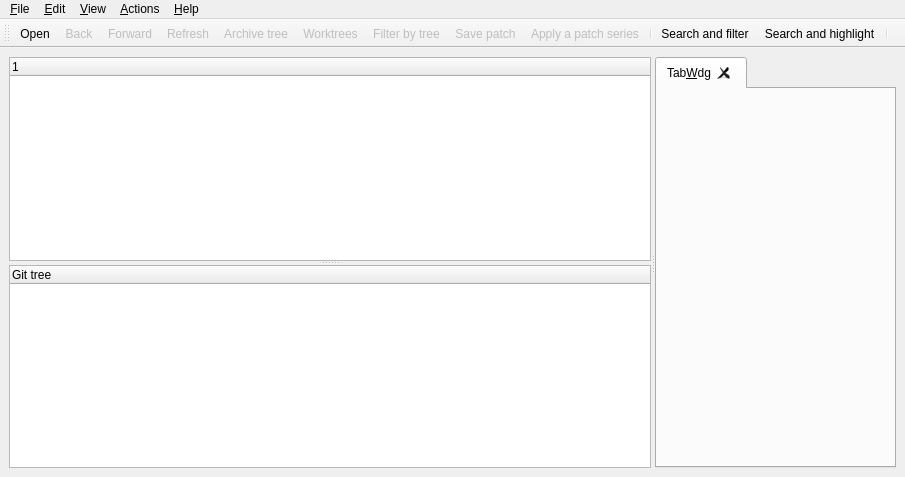
 <widget class="QMainWindow" name="MainBase">
  <property name="geometry">
   <rect>
    <x>0</x>
    <y>0</y>
    <width>905</width>
    <height>477</height>
   </rect>
  </property>
  <property name="acceptDrops">
   <bool>true</bool>
  </property>
  <property name="windowTitle">
   <string>QGit</string>
  </property>
  <property name="windowIcon">
   <iconset resource="icons.qrc">
    <normaloff>:/icons/resources/qgit.svg</normaloff>:/icons/resources/qgit.svg</iconset>
  </property>
  <widget class="QWidget" name="widget">
   <layout class="QHBoxLayout">
    <property name="spacing">
     <number>6</number>
    </property>
    <property name="leftMargin">
     <number>9</number>
    </property>
    <property name="topMargin">
     <number>9</number>
    </property>
    <property name="rightMargin">
     <number>9</number>
    </property>
    <property name="bottomMargin">
     <number>9</number>
    </property>
    <item>
     <widget class="QSplitter" name="treeSplitter">
      <property name="orientation">
       <enum>Qt::Orientation::Horizontal</enum>
      </property>
      <widget class="QSplitter" name="leftSplitter">
       <property name="orientation">
        <enum>Qt::Orientation::Vertical</enum>
       </property>
       <widget class="WorktreeView" name="worktreeView"/>
      <widget class="TreeView" name="treeView">
       <property name="contextMenuPolicy">
        <enum>Qt::ContextMenuPolicy::CustomContextMenu</enum>
       </property>
       <property name="selectionMode">
        <enum>QAbstractItemView::SelectionMode::ExtendedSelection</enum>
       </property>
       <property name="rootIsDecorated">
        <bool>false</bool>
       </property>
       <property name="columnCount">
        <number>1</number>
       </property>
       <column>
        <property name="text">
         <string>Git tree</string>
        </property>
       </column>
      </widget>
      </widget>
      <widget class="QTabWidget" name="tabWdg">
       <property name="tabsClosable">
        <bool>true</bool>
       </property>
       <widget class="QWidget" name="TabWdg">
        <attribute name="title">
         <string>Tab&amp;Wdg</string>
        </attribute>
       </widget>
      </widget>
     </widget>
    </item>
   </layout>
  </widget>
  <widget class="QToolBar" name="toolBar">
   <property name="windowTitle">
    <string>Toolbar</string>
   </property>
   <property name="orientation">
    <enum>Qt::Orientation::Horizontal</enum>
   </property>
   <property name="iconSize">
    <size>
     <width>16</width>
     <height>16</height>
    </size>
   </property>
   <attribute name="toolBarArea">
    <enum>TopToolBarArea</enum>
   </attribute>
   <attribute name="toolBarBreak">
    <bool>false</bool>
   </attribute>
   <addaction name="ActOpenRepo"/>
   <addaction name="ActBack"/>
   <addaction name="ActForward"/>
   <addaction name="ActRefresh"/>
   <addaction name="ActShowTree"/>
   <addaction name="ActShowWorktrees"/>
   <addaction name="ActFilterTree"/>
   <addaction name="ActMailFormatPatch"/>
   <addaction name="ActMailApplyPatch"/>
   <addaction name="separator"/>
   <addaction name="ActSearchAndFilter"/>
   <addaction name="ActSearchAndHighlight"/>
   <addaction name="separator"/>
  </widget>
  <widget class="QMenuBar" name="MenuBarEditor">
   <property name="geometry">
    <rect>
     <x>0</x>
     <y>0</y>
     <width>905</width>
     <height>34</height>
    </rect>
   </property>
   <widget class="QMenu" name="Help">
    <property name="title">
     <string>&amp;Help</string>
    </property>
    <addaction name="ActHelp"/>
    <addaction name="ActAbout"/>
   </widget>
   <widget class="QMenu" name="File">
    <property name="title">
     <string>&amp;File</string>
    </property>
    <property name="separatorsCollapsible">
     <bool>true</bool>
    </property>
    <addaction name="ActOpenRepo"/>
    <addaction name="ActOpenRepoNewWindow"/>
    <addaction name="ActRefresh"/>
    <addaction name="ActSaveFile"/>
    <addaction name="ActMailFormatPatch"/>
    <addaction name="ActMailApplyPatch"/>
    <addaction name="separator"/>
    <addaction name="ActClose"/>
    <addaction name="ActExit"/>
    <addaction name="separator"/>
   </widget>
   <widget class="QMenu" name="Edit">
    <property name="title">
     <string>&amp;Edit</string>
    </property>
    <addaction name="ActCommit"/>
    <addaction name="ActAmend"/>
    <addaction name="ActCheckout"/>
    <addaction name="ActCreateWorktree"/>
    <addaction name="ActBranch"/>
    <addaction name="ActTag"/>
    <addaction name="ActDelete"/>
    <addaction name="ActPush"/>
    <addaction name="ActPop"/>
    <addaction name="separator"/>
    <addaction name="ActFind"/>
    <addaction name="ActFindNext"/>
    <addaction name="separator"/>
    <addaction name="ActSettings"/>
   </widget>
   <widget class="QMenu" name="Actions">
    <property name="title">
     <string>&amp;Actions</string>
    </property>
    <addaction name="ActCustomActionSetup"/>
   </widget>
   <widget class="QMenu" name="View">
    <property name="title">
     <string>&amp;View</string>
    </property>
    <addaction name="ActBack"/>
    <addaction name="ActForward"/>
    <addaction name="separator"/>
    <addaction name="ActRangeDlg"/>
    <addaction name="separator"/>
    <addaction name="ActCheckWorkDir"/>
    <addaction name="ActMarkDiffToSha"/>
    <addaction name="separator"/>
    <addaction name="ActViewRev"/>
    <addaction name="ActViewDiff"/>
    <addaction name="ActViewDiffNewTab"/>
    <addaction name="ActViewFile"/>
    <addaction name="ActViewFileNewTab"/>
    <addaction name="ActExternalDiff"/>
    <addaction name="ActExternalEditor"/>
    <addaction name="ActShowTree"/>
    <addaction name="ActShowWorktrees"/>
    <addaction name="ActSplitView"/>
    <addaction name="ActToggleLogsDiff"/>
    <addaction name="ActShowDescHeader"/>
    <addaction name="ActFilterTree"/>
   </widget>
   <addaction name="File"/>
   <addaction name="Edit"/>
   <addaction name="View"/>
   <addaction name="Actions"/>
   <addaction name="separator"/>
   <addaction name="Help"/>
  </widget>
  <action name="ActOpenRepo">
   <property name="icon">
    <iconset theme="document-open-folder" resource="icons.qrc">
     <normaloff>:/icons/resources/folder.svg</normaloff>:/icons/resources/folder.svg</iconset>
   </property>
   <property name="text">
    <string>&amp;Open...</string>
   </property>
   <property name="iconText">
    <string>Open</string>
   </property>
   <property name="shortcut">
    <string>Ctrl+O</string>
   </property>
  </action>
  <action name="ActExit">
   <property name="icon">
    <iconset theme="application-exit"/>
   </property>
   <property name="text">
    <string>E&amp;xit</string>
   </property>
   <property name="iconText">
    <string>Exit</string>
   </property>
   <property name="shortcut">
    <string>Ctrl+Q</string>
   </property>
  </action>
  <action name="ActAbout">
   <property name="icon">
    <iconset resource="icons.qrc">
     <normaloff>:/icons/resources/qgit.svg</normaloff>:/icons/resources/qgit.svg</iconset>
   </property>
   <property name="text">
    <string>&amp;About QGit</string>
   </property>
   <property name="iconText">
    <string>About</string>
   </property>
   <property name="shortcut">
    <string/>
   </property>
  </action>
  <action name="ActMailFormatPatch">
   <property name="enabled">
    <bool>false</bool>
   </property>
   <property name="icon">
    <iconset theme="mail-send" resource="icons.qrc">
     <normaloff>:/icons/resources/document-save.svg</normaloff>:/icons/resources/document-save.svg</iconset>
   </property>
   <property name="text">
    <string>&amp;Save patch...</string>
   </property>
   <property name="iconText">
    <string>Save patch</string>
   </property>
   <property name="toolTip">
    <string>Save a patch series to be sent by e-mail</string>
   </property>
  </action>
  <action name="ActHelp">
   <property name="icon">
    <iconset theme="help-contents" resource="icons.qrc">
     <normaloff>:/icons/resources/question.svg</normaloff>:/icons/resources/question.svg</iconset>
   </property>
   <property name="text">
    <string>QGit ha&amp;ndbook</string>
   </property>
   <property name="iconText">
    <string>Handbook</string>
   </property>
   <property name="shortcut">
    <string>F1</string>
   </property>
  </action>
  <action name="ActSettings">
   <property name="icon">
    <iconset theme="configure" resource="icons.qrc">
     <normaloff>:/icons/resources/configure.svg</normaloff>:/icons/resources/configure.svg</iconset>
   </property>
   <property name="text">
    <string>&amp;Settings...</string>
   </property>
   <property name="iconText">
    <string>Settings</string>
   </property>
   <property name="menuRole">
    <enum>QAction::MenuRole::PreferencesRole</enum>
   </property>
  </action>
  <action name="ActCommit">
   <property name="enabled">
    <bool>false</bool>
   </property>
   <property name="icon">
    <iconset resource="icons.qrc">
     <normaloff>:/icons/resources/svn-commit.svg</normaloff>:/icons/resources/svn-commit.svg</iconset>
   </property>
   <property name="text">
    <string>&amp;Commit...</string>
   </property>
   <property name="iconText">
    <string>Commit</string>
   </property>
   <property name="toolTip">
    <string>Commit changes</string>
   </property>
   <property name="shortcut">
    <string>#</string>
   </property>
  </action>
  <action name="ActTag">
   <property name="enabled">
    <bool>false</bool>
   </property>
   <property name="icon">
    <iconset theme="tag"/>
   </property>
   <property name="text">
    <string>Make &amp;tag...</string>
   </property>
   <property name="iconText">
    <string>Make tag</string>
   </property>
   <property name="toolTip">
    <string>Tag selected revision</string>
   </property>
   <property name="shortcut">
    <string>Ctrl+T</string>
   </property>
  </action>
  <action name="ActOpenRepoNewWindow">
   <property name="icon">
    <iconset theme="window-new"/>
   </property>
   <property name="text">
    <string>Open in a &amp;new window...</string>
   </property>
   <property name="iconText">
    <string>Open in a &amp;new window</string>
   </property>
   <property name="shortcut">
    <string>Ctrl+N</string>
   </property>
  </action>
  <action name="ActClose">
   <property name="icon">
    <iconset theme="window-close"/>
   </property>
   <property name="text">
    <string>&amp;Close</string>
   </property>
   <property name="iconText">
    <string>Close</string>
   </property>
   <property name="shortcut">
    <string>Ctrl+W</string>
   </property>
  </action>
  <action name="ActMailApplyPatch">
   <property name="enabled">
    <bool>false</bool>
   </property>
   <property name="icon">
    <iconset theme="mail-receive" resource="icons.qrc">
     <normaloff>:/icons/resources/text-x-patch.svg</normaloff>:/icons/resources/text-x-patch.svg</iconset>
   </property>
   <property name="text">
    <string>Apply &amp;patch...</string>
   </property>
   <property name="iconText">
    <string>Apply a patch series</string>
   </property>
  </action>
  <action name="ActPush">
   <property name="enabled">
    <bool>false</bool>
   </property>
   <property name="text">
    <string>&amp;Push patch</string>
   </property>
   <property name="iconText">
    <string>Push patch</string>
   </property>
   <property name="toolTip">
    <string>Push this patch on StGIT stack</string>
   </property>
   <property name="shortcut">
    <string>PgUp</string>
   </property>
  </action>
  <action name="ActPop">
   <property name="enabled">
    <bool>false</bool>
   </property>
   <property name="text">
    <string>P&amp;op patch</string>
   </property>
   <property name="iconText">
    <string>Pop patch</string>
   </property>
   <property name="toolTip">
    <string>Pop patches from StGIT stack until this one included</string>
   </property>
   <property name="shortcut">
    <string>PgDown</string>
   </property>
  </action>
  <action name="ActRefresh">
   <property name="enabled">
    <bool>false</bool>
   </property>
   <property name="icon">
    <iconset theme="view-refresh" resource="icons.qrc">
     <normaloff>:/icons/resources/view-refresh.svg</normaloff>:/icons/resources/view-refresh.svg</iconset>
   </property>
   <property name="iconText">
    <string>Refresh</string>
   </property>
   <property name="toolTip">
    <string>Refresh view (F5)</string>
   </property>
   <property name="shortcut">
    <string>F5</string>
   </property>
  </action>
  <action name="ActViewDiff">
   <property name="enabled">
    <bool>false</bool>
   </property>
   <property name="text">
    <string>View &amp;patch</string>
   </property>
   <property name="iconText">
    <string>View patch</string>
   </property>
   <property name="toolTip">
    <string>Double click on revision log as a shortcut</string>
   </property>
   <property name="statusTip">
    <string>Double click on revision log as a shortcut</string>
   </property>
   <property name="shortcut">
    <string>Ctrl+P</string>
   </property>
  </action>
  <action name="ActViewFile">
   <property name="enabled">
    <bool>false</bool>
   </property>
   <property name="text">
    <string>Vie&amp;w file</string>
   </property>
   <property name="iconText">
    <string>View file</string>
   </property>
   <property name="toolTip">
    <string>Double click on file name as a shortcut</string>
   </property>
   <property name="statusTip">
    <string>Double click on file name as a shortcut</string>
   </property>
   <property name="shortcut">
    <string>Ctrl+A</string>
   </property>
  </action>
  <action name="ActSaveFile">
   <property name="enabled">
    <bool>false</bool>
   </property>
   <property name="icon">
    <iconset theme="document-save-as"/>
   </property>
   <property name="text">
    <string>Save file &amp;as...</string>
   </property>
   <property name="iconText">
    <string>Save file as...</string>
   </property>
   <property name="toolTip">
    <string>Save selected file</string>
   </property>
   <property name="shortcut">
    <string>Ctrl+S</string>
   </property>
  </action>
  <action name="ActFilterTree">
   <property name="checkable">
    <bool>true</bool>
   </property>
   <property name="enabled">
    <bool>false</bool>
   </property>
   <property name="icon">
    <iconset theme="tools-wizard" resource="icons.qrc">
     <normaloff>:/icons/resources/autocorrection.svg</normaloff>:/icons/resources/autocorrection.svg</iconset>
   </property>
   <property name="text">
    <string>To&amp;ggle filter by tree</string>
   </property>
   <property name="iconText">
    <string>Filter by tree</string>
   </property>
   <property name="toolTip">
    <string>Filter by tree selection, multiple selections allowed</string>
   </property>
  </action>
  <action name="ActShowTree">
   <property name="checkable">
    <bool>true</bool>
   </property>
   <property name="enabled">
    <bool>false</bool>
   </property>
   <property name="icon">
    <iconset theme="view-list-tree" resource="icons.qrc">
     <normaloff>:/icons/resources/view-list-tree.svg</normaloff>:/icons/resources/view-list-tree.svg</iconset>
   </property>
   <property name="text">
    <string>&amp;Toggle tree view</string>
   </property>
   <property name="iconText">
    <string>Archive tree</string>
   </property>
   <property name="toolTip">
    <string>Toggle tree view (T)</string>
   </property>
   <property name="shortcut">
    <string>T</string>
   </property>
  </action>
  <action name="ActShowWorktrees">
   <property name="checkable">
    <bool>true</bool>
   </property>
   <property name="enabled">
    <bool>false</bool>
   </property>
   <property name="icon">
    <iconset theme="vcs-branch" resource="icons.qrc">
     <normaloff>:/icons/resources/vcs-branch.svg</normaloff>:/icons/resources/vcs-branch.svg</iconset>
   </property>
   <property name="text">
    <string>Show &amp;worktrees</string>
   </property>
   <property name="iconText">
    <string>Worktrees</string>
   </property>
   <property name="toolTip">
    <string>Toggle worktrees view (W)</string>
   </property>
   <property name="shortcut">
    <string>W</string>
   </property>
  </action>
  <action name="ActDelete">
   <property name="enabled">
    <bool>false</bool>
   </property>
   <property name="icon">
    <iconset theme="edit-delete"/>
   </property>
   <property name="text">
    <string>&amp;Delete references...</string>
   </property>
   <property name="iconText">
    <string>Delete tag</string>
   </property>
   <property name="toolTip">
    <string>Remove selected reference names</string>
   </property>
  </action>
  <action name="ActCheckWorkDir">
   <property name="checkable">
    <bool>true</bool>
   </property>
   <property name="enabled">
    <bool>false</bool>
   </property>
   <property name="icon">
    <iconset theme="folder-sync"/>
   </property>
   <property name="text">
    <string>&amp;Check working directory</string>
   </property>
   <property name="iconText">
    <string>Check working dir</string>
   </property>
   <property name="toolTip">
    <string>Check working directory</string>
   </property>
  </action>
  <action name="ActMarkDiffToSha">
   <property name="text">
    <string>&amp;Mark for diff</string>
   </property>
   <property name="iconText">
    <string>Mark for diff</string>
   </property>
   <property name="toolTip">
    <string>Mark selected revision to diff against</string>
   </property>
  </action>
  <action name="ActExternalDiff">
   <property name="enabled">
    <bool>false</bool>
   </property>
   <property name="text">
    <string>E&amp;xternal diff...</string>
   </property>
   <property name="iconText">
    <string>Launch external diff viewer</string>
   </property>
   <property name="shortcut">
    <string>Ctrl+D</string>
   </property>
  </action>
  <action name="ActExternalEditor">
   <property name="enabled">
    <bool>false</bool>
   </property>
   <property name="text">
    <string>External &amp;editor...</string>
   </property>
   <property name="iconText">
    <string>Launch external editor</string>
   </property>
   <property name="shortcut">
    <string>Ctrl+E</string>
   </property>
  </action>
  <action name="ActViewRev">
   <property name="enabled">
    <bool>false</bool>
   </property>
   <property name="text">
    <string>&amp;View revision</string>
   </property>
   <property name="iconText">
    <string>View revision</string>
   </property>
   <property name="toolTip">
    <string>Double click on a revision in file history as a shortcut</string>
   </property>
   <property name="shortcut">
    <string>Ctrl+R</string>
   </property>
  </action>
  <action name="ActSplitView">
   <property name="icon">
    <iconset theme="view-split-top-bottom" resource="icons.qrc">
     <normaloff>:/icons/resources/view-split-top-bottom.svg</normaloff>:/icons/resources/view-split-top-bottom.svg</iconset>
   </property>
   <property name="text">
    <string>T&amp;oggle split view</string>
   </property>
   <property name="iconText">
    <string>Toggle split view</string>
   </property>
   <property name="toolTip">
    <string>Hide/unhide secondary pane</string>
   </property>
   <property name="shortcut">
    <string>S</string>
   </property>
  </action>
  <action name="ActFind">
   <property name="icon">
    <iconset theme="edit-find"/>
   </property>
   <property name="text">
    <string>&amp;Find...</string>
   </property>
   <property name="iconText">
    <string>Find text in current view...</string>
   </property>
   <property name="shortcut">
    <string>Ctrl+F</string>
   </property>
  </action>
  <action name="ActFindNext">
   <property name="text">
    <string>Find &amp;next</string>
   </property>
   <property name="iconText">
    <string>Find next</string>
   </property>
   <property name="toolTip">
    <string>Go to next occurrence of searched text</string>
   </property>
   <property name="shortcut">
    <string>F3</string>
   </property>
  </action>
  <action name="ActForward">
   <property name="enabled">
    <bool>false</bool>
   </property>
   <property name="icon">
    <iconset theme="go-next" resource="icons.qrc">
     <normaloff>:/icons/resources/go-next.svg</normaloff>:/icons/resources/go-next.svg</iconset>
   </property>
   <property name="text">
    <string>&amp;Forward</string>
   </property>
   <property name="iconText">
    <string>Forward</string>
   </property>
   <property name="shortcut">
    <string>Alt+Right</string>
   </property>
  </action>
  <action name="ActBack">
   <property name="enabled">
    <bool>false</bool>
   </property>
   <property name="icon">
    <iconset theme="go-previous" resource="icons.qrc">
     <normaloff>:/icons/resources/go-previous.svg</normaloff>:/icons/resources/go-previous.svg</iconset>
   </property>
   <property name="text">
    <string>&amp;Back</string>
   </property>
   <property name="iconText">
    <string>Back</string>
   </property>
   <property name="shortcut">
    <string>Alt+Left</string>
   </property>
  </action>
  <action name="ActCustomActionSetup">
   <property name="icon">
    <iconset theme="bookmarks" resource="icons.qrc">
     <normaloff>:/icons/resources/emblem-favorite.svg</normaloff>:/icons/resources/emblem-favorite.svg</iconset>
   </property>
   <property name="text">
    <string>&amp;Setup actions...</string>
   </property>
   <property name="iconText">
    <string>Setup actions...</string>
   </property>
   <property name="menuRole">
    <enum>QAction::MenuRole::NoRole</enum>
   </property>
  </action>
  <action name="ActViewFileNewTab">
   <property name="enabled">
    <bool>false</bool>
   </property>
   <property name="icon">
    <iconset theme="tab-new"/>
   </property>
   <property name="text">
    <string>View file &amp;in new tab</string>
   </property>
   <property name="iconText">
    <string>View file in new tab</string>
   </property>
   <property name="shortcut">
    <string>Ctrl+Shift+A</string>
   </property>
  </action>
  <action name="ActViewDiffNewTab">
   <property name="enabled">
    <bool>false</bool>
   </property>
   <property name="icon">
    <iconset theme="tab-new"/>
   </property>
   <property name="text">
    <string>View patch in &amp;new tab</string>
   </property>
   <property name="iconText">
    <string>View patch in new tab</string>
   </property>
   <property name="shortcut">
    <string>Ctrl+Shift+P</string>
   </property>
  </action>
  <action name="ActSearchAndFilter">
   <property name="checkable">
    <bool>true</bool>
   </property>
   <property name="enabled">
    <bool>true</bool>
   </property>
   <property name="icon">
    <iconset theme="view-filter" resource="icons.qrc">
     <normaloff>:/icons/resources/view-filter.svg</normaloff>:/icons/resources/view-filter.svg</iconset>
   </property>
   <property name="text">
    <string>Search and filter</string>
   </property>
   <property name="statusTip">
    <string>Toggle filter</string>
   </property>
  </action>
  <action name="ActSearchAndHighlight">
   <property name="checkable">
    <bool>true</bool>
   </property>
   <property name="enabled">
    <bool>true</bool>
   </property>
   <property name="icon">
    <iconset theme="edit-find" resource="icons.qrc">
     <normaloff>:/icons/resources/edit-find.svg</normaloff>:/icons/resources/edit-find.svg</iconset>
   </property>
   <property name="text">
    <string>Search and highlight</string>
   </property>
   <property name="statusTip">
    <string>Toggle match highlight</string>
   </property>
  </action>
  <action name="ActShowDescHeader">
   <property name="checkable">
    <bool>true</bool>
   </property>
   <property name="checked">
    <bool>true</bool>
   </property>
   <property name="text">
    <string>Show &amp;header info</string>
   </property>
   <property name="iconText">
    <string>Show header info</string>
   </property>
   <property name="toolTip">
    <string>Show revision description header info</string>
   </property>
   <property name="shortcut">
    <string>H</string>
   </property>
  </action>
  <action name="ActToggleLogsDiff">
   <property name="text">
    <string>Toggle message/&amp;diff</string>
   </property>
   <property name="iconText">
    <string>Toggle message/diff</string>
   </property>
   <property name="toolTip">
    <string>Toggle between messages and patch content\n in revision description pane</string>
   </property>
   <property name="shortcut">
    <string>M</string>
   </property>
  </action>
  <action name="ActRangeDlg">
   <property name="icon">
    <iconset theme="edit-select" resource="icons.qrc">
     <normaloff>:/icons/resources/join.svg</normaloff>:/icons/resources/join.svg</iconset>
   </property>
   <property name="text">
    <string>&amp;Select range...</string>
   </property>
   <property name="toolTip">
    <string>Show 'Select range' dialog</string>
   </property>
  </action>
  <action name="ActAmend">
   <property name="icon">
    <iconset theme="edit-entry"/>
   </property>
   <property name="text">
    <string>&amp;Amend commit...</string>
   </property>
   <property name="toolTip">
    <string>Amend previous commit</string>
   </property>
   <property name="shortcut">
    <string>@</string>
   </property>
  </action>
  <action name="ActBranch">
   <property name="enabled">
    <bool>false</bool>
   </property>
   <property name="text">
    <string>Make &amp;branch...</string>
   </property>
   <property name="toolTip">
    <string>Make new branch on selected revision</string>
   </property>
   <property name="shortcut">
    <string>Ctrl+B</string>
   </property>
  </action>
  <action name="ActBranchRename">
   <property name="enabled">
    <bool>false</bool>
   </property>
   <property name="icon">
    <iconset theme="edit-entry"/>
   </property>
   <property name="text">
    <string>&amp;Rename branch</string>
   </property>
   <property name="iconText">
    <string>Rename branch</string>
   </property>
   <property name="toolTip">
    <string>Rename selected branch</string>
   </property>
  </action>
  <action name="ActCheckout">
   <property name="text">
    <string>Ch&amp;eckout...</string>
   </property>
   <property name="iconText">
    <string>Checkout</string>
   </property>
   <property name="toolTip">
    <string>Checkout selected revision</string>
   </property>
   <property name="shortcut">
    <string>Ctrl+Shift+C</string>
   </property>
  </action>
  <action name="ActCreateWorktree">
   <property name="enabled">
    <bool>false</bool>
   </property>
   <property name="text">
    <string>Create worktree...</string>
   </property>
   <property name="iconText">
    <string>Create worktree</string>
   </property>
   <property name="toolTip">
    <string>Create a new worktree at selected revision</string>
   </property>
  </action>
 </widget>
